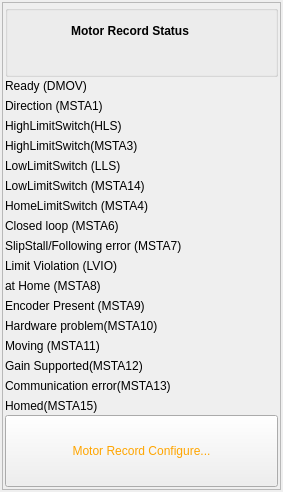
<?xml version="1.0" encoding="UTF-8"?>
<ui version="4.0">
 <class>Form</class>
 <widget class="QWidget" name="Form">
  <property name="geometry">
   <rect>
    <x>0</x>
    <y>0</y>
    <width>283</width>
    <height>492</height>
   </rect>
  </property>
  <property name="windowTitle">
   <string>Form</string>
  </property>
  <layout class="QVBoxLayout" name="verticalLayout_2">
   <property name="spacing">
    <number>0</number>
   </property>
   <property name="leftMargin">
    <number>2</number>
   </property>
   <property name="topMargin">
    <number>2</number>
   </property>
   <property name="rightMargin">
    <number>2</number>
   </property>
   <property name="bottomMargin">
    <number>2</number>
   </property>
   <item>
    <widget class="QFrame" name="frame">
     <property name="frameShape">
      <enum>QFrame::StyledPanel</enum>
     </property>
     <property name="frameShadow">
      <enum>QFrame::Raised</enum>
     </property>
     <layout class="QVBoxLayout" name="verticalLayout" stretch="0,17,0">
      <property name="spacing">
       <number>2</number>
      </property>
      <property name="leftMargin">
       <number>2</number>
      </property>
      <property name="topMargin">
       <number>2</number>
      </property>
      <property name="rightMargin">
       <number>2</number>
      </property>
      <property name="bottomMargin">
       <number>2</number>
      </property>
      <item>
       <widget class="QGroupBox" name="groupBox">
        <property name="title">
         <string/>
        </property>
        <property name="flat">
         <bool>false</bool>
        </property>
        <property name="checkable">
         <bool>false</bool>
        </property>
        <layout class="QGridLayout" name="gridLayout_4">
         <property name="leftMargin">
          <number>3</number>
         </property>
         <property name="topMargin">
          <number>3</number>
         </property>
         <property name="rightMargin">
          <number>3</number>
         </property>
         <property name="bottomMargin">
          <number>3</number>
         </property>
         <property name="spacing">
          <number>3</number>
         </property>
         <item row="1" column="1">
          <widget class="QEBitStatus" name="qebitstatus_37">
           <property name="sizePolicy">
            <sizepolicy hsizetype="Fixed" vsizetype="Preferred">
             <horstretch>0</horstretch>
             <verstretch>0</verstretch>
            </sizepolicy>
           </property>
           <property name="minimumSize">
            <size>
             <width>20</width>
             <height>20</height>
            </size>
           </property>
           <property name="maximumSize">
            <size>
             <width>20</width>
             <height>20</height>
            </size>
           </property>
           <property name="numberOfBits">
            <number>1</number>
           </property>
           <property name="shift">
            <number>0</number>
           </property>
           <property name="onColour">
            <color>
             <red>255</red>
             <green>0</green>
             <blue>0</blue>
            </color>
           </property>
           <property name="offColour">
            <color>
             <red>220</red>
             <green>255</green>
             <blue>220</blue>
            </color>
           </property>
           <property name="variable" stdset="0">
            <string>$(MOTOR):FAULT</string>
           </property>
           <property name="variableSubstitutions" stdset="0">
            <string/>
           </property>
          </widget>
         </item>
         <item row="1" column="0">
          <widget class="QELabel" name="qelabel_2">
           <property name="alignment">
            <set>Qt::AlignCenter</set>
           </property>
           <property name="variable" stdset="0">
            <string>$(MOTOR).DESC</string>
           </property>
           <property name="displayAlarmStateOption" stdset="0">
            <enum>QELabel::Always</enum>
           </property>
          </widget>
         </item>
         <item row="0" column="0">
          <widget class="QLabel" name="label_46">
           <property name="sizePolicy">
            <sizepolicy hsizetype="MinimumExpanding" vsizetype="Preferred">
             <horstretch>0</horstretch>
             <verstretch>0</verstretch>
            </sizepolicy>
           </property>
           <property name="minimumSize">
            <size>
             <width>0</width>
             <height>0</height>
            </size>
           </property>
           <property name="font">
            <font>
             <weight>75</weight>
             <bold>true</bold>
            </font>
           </property>
           <property name="text">
            <string>Motor Record Status</string>
           </property>
           <property name="alignment">
            <set>Qt::AlignCenter</set>
           </property>
          </widget>
         </item>
        </layout>
       </widget>
      </item>
      <item>
       <layout class="QGridLayout" name="gridLayout_3">
        <property name="spacing">
         <number>6</number>
        </property>
        <item row="2" column="0">
         <widget class="QLabel" name="label_64">
          <property name="text">
           <string>HighLimitSwitch(HLS)</string>
          </property>
         </widget>
        </item>
        <item row="2" column="1">
         <widget class="QEBitStatus" name="qebitstatus_28">
          <property name="sizePolicy">
           <sizepolicy hsizetype="Fixed" vsizetype="Preferred">
            <horstretch>0</horstretch>
            <verstretch>0</verstretch>
           </sizepolicy>
          </property>
          <property name="minimumSize">
           <size>
            <width>14</width>
            <height>14</height>
           </size>
          </property>
          <property name="maximumSize">
           <size>
            <width>14</width>
            <height>14</height>
           </size>
          </property>
          <property name="numberOfBits">
           <number>1</number>
          </property>
          <property name="shift">
           <number>0</number>
          </property>
          <property name="onColour">
           <color>
            <red>255</red>
            <green>0</green>
            <blue>0</blue>
           </color>
          </property>
          <property name="offColour">
           <color>
            <red>220</red>
            <green>255</green>
            <blue>223</blue>
           </color>
          </property>
          <property name="variable" stdset="0">
           <string>$(MOTOR).HLS</string>
          </property>
          <property name="variableSubstitutions" stdset="0">
           <string/>
          </property>
         </widget>
        </item>
        <item row="0" column="1">
         <widget class="QEBitStatus" name="qebitstatus_31">
          <property name="sizePolicy">
           <sizepolicy hsizetype="Fixed" vsizetype="Preferred">
            <horstretch>0</horstretch>
            <verstretch>0</verstretch>
           </sizepolicy>
          </property>
          <property name="minimumSize">
           <size>
            <width>14</width>
            <height>14</height>
           </size>
          </property>
          <property name="maximumSize">
           <size>
            <width>14</width>
            <height>14</height>
           </size>
          </property>
          <property name="numberOfBits">
           <number>1</number>
          </property>
          <property name="shift">
           <number>0</number>
          </property>
          <property name="onColour">
           <color>
            <red>0</red>
            <green>255</green>
            <blue>0</blue>
           </color>
          </property>
          <property name="offColour">
           <color>
            <red>255</red>
            <green>200</green>
            <blue>200</blue>
           </color>
          </property>
          <property name="variable" stdset="0">
           <string>$(MOTOR).DMOV</string>
          </property>
          <property name="variableSubstitutions" stdset="0">
           <string/>
          </property>
         </widget>
        </item>
        <item row="6" column="0">
         <widget class="QLabel" name="label_67">
          <property name="text">
           <string>HomeLimitSwitch (MSTA4)</string>
          </property>
         </widget>
        </item>
        <item row="11" column="1">
         <widget class="QEBitStatus" name="qebitstatus_13">
          <property name="sizePolicy">
           <sizepolicy hsizetype="Fixed" vsizetype="Preferred">
            <horstretch>0</horstretch>
            <verstretch>0</verstretch>
           </sizepolicy>
          </property>
          <property name="minimumSize">
           <size>
            <width>14</width>
            <height>14</height>
           </size>
          </property>
          <property name="maximumSize">
           <size>
            <width>14</width>
            <height>14</height>
           </size>
          </property>
          <property name="numberOfBits">
           <number>1</number>
          </property>
          <property name="shift">
           <number>8</number>
          </property>
          <property name="onColour">
           <color>
            <red>220</red>
            <green>255</green>
            <blue>220</blue>
           </color>
          </property>
          <property name="offColour">
           <color>
            <red>255</red>
            <green>0</green>
            <blue>0</blue>
           </color>
          </property>
          <property name="variable" stdset="0">
           <string>$(MOTOR).MSTA</string>
          </property>
          <property name="variableSubstitutions" stdset="0">
           <string/>
          </property>
         </widget>
        </item>
        <item row="14" column="0">
         <widget class="QLabel" name="HomedLabel_2">
          <property name="text">
           <string>Gain Supported(MSTA12)</string>
          </property>
         </widget>
        </item>
        <item row="7" column="0">
         <widget class="QLabel" name="label_69">
          <property name="text">
           <string>Closed loop (MSTA6)</string>
          </property>
         </widget>
        </item>
        <item row="6" column="1">
         <widget class="QEBitStatus" name="qebitstatus_34">
          <property name="sizePolicy">
           <sizepolicy hsizetype="Fixed" vsizetype="Preferred">
            <horstretch>0</horstretch>
            <verstretch>0</verstretch>
           </sizepolicy>
          </property>
          <property name="minimumSize">
           <size>
            <width>14</width>
            <height>14</height>
           </size>
          </property>
          <property name="maximumSize">
           <size>
            <width>14</width>
            <height>14</height>
           </size>
          </property>
          <property name="numberOfBits">
           <number>1</number>
          </property>
          <property name="shift">
           <number>3</number>
          </property>
          <property name="onColour">
           <color>
            <red>255</red>
            <green>0</green>
            <blue>0</blue>
           </color>
          </property>
          <property name="offColour">
           <color>
            <red>220</red>
            <green>255</green>
            <blue>223</blue>
           </color>
          </property>
          <property name="variable" stdset="0">
           <string>$(MOTOR).MSTA</string>
          </property>
          <property name="variableSubstitutions" stdset="0">
           <string/>
          </property>
         </widget>
        </item>
        <item row="5" column="1">
         <widget class="QEBitStatus" name="qebitstatus_36">
          <property name="sizePolicy">
           <sizepolicy hsizetype="Fixed" vsizetype="Preferred">
            <horstretch>0</horstretch>
            <verstretch>0</verstretch>
           </sizepolicy>
          </property>
          <property name="minimumSize">
           <size>
            <width>14</width>
            <height>14</height>
           </size>
          </property>
          <property name="maximumSize">
           <size>
            <width>14</width>
            <height>14</height>
           </size>
          </property>
          <property name="numberOfBits">
           <number>1</number>
          </property>
          <property name="shift">
           <number>13</number>
          </property>
          <property name="onColour">
           <color>
            <red>255</red>
            <green>0</green>
            <blue>0</blue>
           </color>
          </property>
          <property name="offColour">
           <color>
            <red>220</red>
            <green>255</green>
            <blue>223</blue>
           </color>
          </property>
          <property name="variable" stdset="0">
           <string>$(MOTOR).MSTA</string>
          </property>
          <property name="variableSubstitutions" stdset="0">
           <string/>
          </property>
         </widget>
        </item>
        <item row="12" column="0">
         <widget class="QLabel" name="label_73">
          <property name="text">
           <string>Hardware problem(MSTA10)</string>
          </property>
         </widget>
        </item>
        <item row="16" column="0">
         <widget class="QLabel" name="HomedLabel">
          <property name="text">
           <string>Homed(MSTA15)</string>
          </property>
         </widget>
        </item>
        <item row="0" column="0">
         <widget class="QLabel" name="label_70">
          <property name="text">
           <string>Ready (DMOV)</string>
          </property>
         </widget>
        </item>
        <item row="5" column="0">
         <widget class="QLabel" name="label_75">
          <property name="text">
           <string>LowLimitSwitch (MSTA14)</string>
          </property>
         </widget>
        </item>
        <item row="14" column="1">
         <widget class="QEBitStatus" name="HomedLED_2">
          <property name="sizePolicy">
           <sizepolicy hsizetype="Fixed" vsizetype="Fixed">
            <horstretch>0</horstretch>
            <verstretch>0</verstretch>
           </sizepolicy>
          </property>
          <property name="minimumSize">
           <size>
            <width>14</width>
            <height>14</height>
           </size>
          </property>
          <property name="maximumSize">
           <size>
            <width>14</width>
            <height>14</height>
           </size>
          </property>
          <property name="numberOfBits">
           <number>1</number>
          </property>
          <property name="shift">
           <number>11</number>
          </property>
          <property name="onColour">
           <color>
            <red>0</red>
            <green>255</green>
            <blue>0</blue>
           </color>
          </property>
          <property name="offColour">
           <color>
            <red>220</red>
            <green>255</green>
            <blue>220</blue>
           </color>
          </property>
          <property name="variable" stdset="0">
           <string>$(MOTOR).MSTA</string>
          </property>
          <property name="variableSubstitutions" stdset="0">
           <string/>
          </property>
          <property name="displayAlarmState">
           <bool>false</bool>
          </property>
         </widget>
        </item>
        <item row="9" column="0">
         <widget class="QLabel" name="label_10">
          <property name="text">
           <string>Limit Violation (LVIO)</string>
          </property>
         </widget>
        </item>
        <item row="9" column="1">
         <widget class="QEBitStatus" name="qebitstatus_11">
          <property name="sizePolicy">
           <sizepolicy hsizetype="Fixed" vsizetype="Fixed">
            <horstretch>0</horstretch>
            <verstretch>0</verstretch>
           </sizepolicy>
          </property>
          <property name="minimumSize">
           <size>
            <width>14</width>
            <height>14</height>
           </size>
          </property>
          <property name="maximumSize">
           <size>
            <width>14</width>
            <height>14</height>
           </size>
          </property>
          <property name="numberOfBits">
           <number>1</number>
          </property>
          <property name="onColour">
           <color>
            <red>255</red>
            <green>0</green>
            <blue>0</blue>
           </color>
          </property>
          <property name="offColour">
           <color>
            <red>220</red>
            <green>255</green>
            <blue>223</blue>
           </color>
          </property>
          <property name="variable" stdset="0">
           <string>$(MOTOR).LVIO</string>
          </property>
          <property name="variableSubstitutions" stdset="0">
           <string/>
          </property>
         </widget>
        </item>
        <item row="4" column="0">
         <widget class="QLabel" name="label_63">
          <property name="text">
           <string>LowLimitSwitch (LLS)</string>
          </property>
         </widget>
        </item>
        <item row="3" column="0">
         <widget class="QLabel" name="label_74">
          <property name="text">
           <string>HighLimitSwitch(MSTA3)</string>
          </property>
         </widget>
        </item>
        <item row="12" column="1">
         <widget class="QEBitStatus" name="qebitstatus_15">
          <property name="sizePolicy">
           <sizepolicy hsizetype="Fixed" vsizetype="Preferred">
            <horstretch>0</horstretch>
            <verstretch>0</verstretch>
           </sizepolicy>
          </property>
          <property name="minimumSize">
           <size>
            <width>14</width>
            <height>14</height>
           </size>
          </property>
          <property name="maximumSize">
           <size>
            <width>14</width>
            <height>14</height>
           </size>
          </property>
          <property name="numberOfBits">
           <number>1</number>
          </property>
          <property name="shift">
           <number>9</number>
          </property>
          <property name="onColour">
           <color>
            <red>255</red>
            <green>0</green>
            <blue>0</blue>
           </color>
          </property>
          <property name="offColour">
           <color>
            <red>220</red>
            <green>255</green>
            <blue>223</blue>
           </color>
          </property>
          <property name="variable" stdset="0">
           <string>$(MOTOR).MSTA</string>
          </property>
          <property name="variableSubstitutions" stdset="0">
           <string/>
          </property>
         </widget>
        </item>
        <item row="3" column="1">
         <widget class="QEBitStatus" name="qebitstatus_35">
          <property name="sizePolicy">
           <sizepolicy hsizetype="Fixed" vsizetype="Preferred">
            <horstretch>0</horstretch>
            <verstretch>0</verstretch>
           </sizepolicy>
          </property>
          <property name="minimumSize">
           <size>
            <width>14</width>
            <height>14</height>
           </size>
          </property>
          <property name="maximumSize">
           <size>
            <width>14</width>
            <height>14</height>
           </size>
          </property>
          <property name="numberOfBits">
           <number>1</number>
          </property>
          <property name="shift">
           <number>2</number>
          </property>
          <property name="onColour">
           <color>
            <red>255</red>
            <green>0</green>
            <blue>0</blue>
           </color>
          </property>
          <property name="offColour">
           <color>
            <red>220</red>
            <green>255</green>
            <blue>223</blue>
           </color>
          </property>
          <property name="variable" stdset="0">
           <string>$(MOTOR).MSTA</string>
          </property>
          <property name="variableSubstitutions" stdset="0">
           <string/>
          </property>
         </widget>
        </item>
        <item row="16" column="1">
         <widget class="QEBitStatus" name="HomedLED">
          <property name="sizePolicy">
           <sizepolicy hsizetype="Fixed" vsizetype="Fixed">
            <horstretch>0</horstretch>
            <verstretch>0</verstretch>
           </sizepolicy>
          </property>
          <property name="minimumSize">
           <size>
            <width>14</width>
            <height>14</height>
           </size>
          </property>
          <property name="maximumSize">
           <size>
            <width>14</width>
            <height>14</height>
           </size>
          </property>
          <property name="numberOfBits">
           <number>1</number>
          </property>
          <property name="shift">
           <number>14</number>
          </property>
          <property name="onColour">
           <color>
            <red>0</red>
            <green>255</green>
            <blue>0</blue>
           </color>
          </property>
          <property name="offColour">
           <color>
            <red>255</red>
            <green>128</green>
            <blue>128</blue>
           </color>
          </property>
          <property name="variable" stdset="0">
           <string>$(MOTOR).MSTA</string>
          </property>
          <property name="variableSubstitutions" stdset="0">
           <string/>
          </property>
          <property name="displayAlarmState">
           <bool>false</bool>
          </property>
         </widget>
        </item>
        <item row="4" column="1">
         <widget class="QEBitStatus" name="qebitstatus_32">
          <property name="sizePolicy">
           <sizepolicy hsizetype="Fixed" vsizetype="Preferred">
            <horstretch>0</horstretch>
            <verstretch>0</verstretch>
           </sizepolicy>
          </property>
          <property name="minimumSize">
           <size>
            <width>14</width>
            <height>14</height>
           </size>
          </property>
          <property name="maximumSize">
           <size>
            <width>14</width>
            <height>14</height>
           </size>
          </property>
          <property name="numberOfBits">
           <number>1</number>
          </property>
          <property name="shift">
           <number>0</number>
          </property>
          <property name="onColour">
           <color>
            <red>255</red>
            <green>0</green>
            <blue>0</blue>
           </color>
          </property>
          <property name="offColour">
           <color>
            <red>220</red>
            <green>255</green>
            <blue>223</blue>
           </color>
          </property>
          <property name="variable" stdset="0">
           <string>$(MOTOR).LLS</string>
          </property>
          <property name="variableSubstitutions" stdset="0">
           <string/>
          </property>
         </widget>
        </item>
        <item row="10" column="1">
         <widget class="QEBitStatus" name="qebitstatus_14">
          <property name="sizePolicy">
           <sizepolicy hsizetype="Fixed" vsizetype="Preferred">
            <horstretch>0</horstretch>
            <verstretch>0</verstretch>
           </sizepolicy>
          </property>
          <property name="minimumSize">
           <size>
            <width>14</width>
            <height>14</height>
           </size>
          </property>
          <property name="maximumSize">
           <size>
            <width>14</width>
            <height>14</height>
           </size>
          </property>
          <property name="numberOfBits">
           <number>1</number>
          </property>
          <property name="shift">
           <number>7</number>
          </property>
          <property name="onColour">
           <color>
            <red>255</red>
            <green>0</green>
            <blue>0</blue>
           </color>
          </property>
          <property name="offColour">
           <color>
            <red>220</red>
            <green>255</green>
            <blue>223</blue>
           </color>
          </property>
          <property name="variable" stdset="0">
           <string>$(MOTOR).MSTA</string>
          </property>
          <property name="variableSubstitutions" stdset="0">
           <string/>
          </property>
         </widget>
        </item>
        <item row="11" column="0">
         <widget class="QLabel" name="label_65">
          <property name="text">
           <string>Encoder Present (MSTA9)</string>
          </property>
         </widget>
        </item>
        <item row="15" column="1">
         <widget class="QEBitStatus" name="qebitstatus_10">
          <property name="sizePolicy">
           <sizepolicy hsizetype="Fixed" vsizetype="Preferred">
            <horstretch>0</horstretch>
            <verstretch>0</verstretch>
           </sizepolicy>
          </property>
          <property name="minimumSize">
           <size>
            <width>14</width>
            <height>14</height>
           </size>
          </property>
          <property name="maximumSize">
           <size>
            <width>14</width>
            <height>14</height>
           </size>
          </property>
          <property name="numberOfBits">
           <number>1</number>
          </property>
          <property name="shift">
           <number>12</number>
          </property>
          <property name="onColour">
           <color>
            <red>255</red>
            <green>0</green>
            <blue>0</blue>
           </color>
          </property>
          <property name="offColour">
           <color>
            <red>220</red>
            <green>255</green>
            <blue>223</blue>
           </color>
          </property>
          <property name="variable" stdset="0">
           <string>$(MOTOR).MSTA</string>
          </property>
          <property name="variableSubstitutions" stdset="0">
           <string/>
          </property>
         </widget>
        </item>
        <item row="8" column="1">
         <widget class="QEBitStatus" name="qebitstatus_29">
          <property name="sizePolicy">
           <sizepolicy hsizetype="Fixed" vsizetype="Preferred">
            <horstretch>0</horstretch>
            <verstretch>0</verstretch>
           </sizepolicy>
          </property>
          <property name="minimumSize">
           <size>
            <width>14</width>
            <height>14</height>
           </size>
          </property>
          <property name="maximumSize">
           <size>
            <width>14</width>
            <height>14</height>
           </size>
          </property>
          <property name="numberOfBits">
           <number>1</number>
          </property>
          <property name="shift">
           <number>6</number>
          </property>
          <property name="onColour">
           <color>
            <red>255</red>
            <green>0</green>
            <blue>0</blue>
           </color>
          </property>
          <property name="offColour">
           <color>
            <red>220</red>
            <green>255</green>
            <blue>223</blue>
           </color>
          </property>
          <property name="variable" stdset="0">
           <string>$(MOTOR).MSTA</string>
          </property>
          <property name="variableSubstitutions" stdset="0">
           <string/>
          </property>
         </widget>
        </item>
        <item row="1" column="1">
         <widget class="QEBitStatus" name="qebitstatus_33">
          <property name="sizePolicy">
           <sizepolicy hsizetype="Fixed" vsizetype="Preferred">
            <horstretch>0</horstretch>
            <verstretch>0</verstretch>
           </sizepolicy>
          </property>
          <property name="minimumSize">
           <size>
            <width>14</width>
            <height>14</height>
           </size>
          </property>
          <property name="maximumSize">
           <size>
            <width>14</width>
            <height>14</height>
           </size>
          </property>
          <property name="numberOfBits">
           <number>1</number>
          </property>
          <property name="shift">
           <number>0</number>
          </property>
          <property name="onColour">
           <color>
            <red>100</red>
            <green>100</green>
            <blue>255</blue>
           </color>
          </property>
          <property name="offColour">
           <color>
            <red>220</red>
            <green>220</green>
            <blue>0</blue>
           </color>
          </property>
          <property name="variable" stdset="0">
           <string>$(MOTOR).MSTA</string>
          </property>
          <property name="variableSubstitutions" stdset="0">
           <string/>
          </property>
         </widget>
        </item>
        <item row="8" column="0">
         <widget class="QLabel" name="label_72">
          <property name="text">
           <string>SlipStall/Following error (MSTA7)</string>
          </property>
         </widget>
        </item>
        <item row="1" column="0">
         <widget class="QLabel" name="label_66">
          <property name="text">
           <string>Direction (MSTA1)</string>
          </property>
         </widget>
        </item>
        <item row="10" column="0">
         <widget class="QLabel" name="label_56">
          <property name="text">
           <string>at Home (MSTA8)</string>
          </property>
         </widget>
        </item>
        <item row="15" column="0">
         <widget class="QLabel" name="label_68">
          <property name="text">
           <string>Communication error(MSTA13)</string>
          </property>
         </widget>
        </item>
        <item row="13" column="0">
         <widget class="QLabel" name="HomedLabel_3">
          <property name="text">
           <string>Moving (MSTA11)</string>
          </property>
         </widget>
        </item>
        <item row="13" column="1">
         <widget class="QEBitStatus" name="qebitstatus_16">
          <property name="sizePolicy">
           <sizepolicy hsizetype="Fixed" vsizetype="Preferred">
            <horstretch>0</horstretch>
            <verstretch>0</verstretch>
           </sizepolicy>
          </property>
          <property name="minimumSize">
           <size>
            <width>14</width>
            <height>14</height>
           </size>
          </property>
          <property name="maximumSize">
           <size>
            <width>14</width>
            <height>14</height>
           </size>
          </property>
          <property name="numberOfBits">
           <number>1</number>
          </property>
          <property name="shift">
           <number>10</number>
          </property>
          <property name="onColour">
           <color>
            <red>255</red>
            <green>0</green>
            <blue>0</blue>
           </color>
          </property>
          <property name="offColour">
           <color>
            <red>220</red>
            <green>255</green>
            <blue>223</blue>
           </color>
          </property>
          <property name="variable" stdset="0">
           <string>$(MOTOR).MSTA</string>
          </property>
          <property name="variableSubstitutions" stdset="0">
           <string/>
          </property>
         </widget>
        </item>
        <item row="7" column="1">
         <widget class="QEBitStatus" name="HomedLED_3">
          <property name="sizePolicy">
           <sizepolicy hsizetype="Fixed" vsizetype="Fixed">
            <horstretch>0</horstretch>
            <verstretch>0</verstretch>
           </sizepolicy>
          </property>
          <property name="minimumSize">
           <size>
            <width>14</width>
            <height>14</height>
           </size>
          </property>
          <property name="maximumSize">
           <size>
            <width>14</width>
            <height>14</height>
           </size>
          </property>
          <property name="numberOfBits">
           <number>1</number>
          </property>
          <property name="shift">
           <number>5</number>
          </property>
          <property name="onColour">
           <color>
            <red>0</red>
            <green>255</green>
            <blue>0</blue>
           </color>
          </property>
          <property name="offColour">
           <color>
            <red>0</red>
            <green>0</green>
            <blue>0</blue>
           </color>
          </property>
          <property name="variable" stdset="0">
           <string>$(MOTOR).MSTA</string>
          </property>
          <property name="variableSubstitutions" stdset="0">
           <string/>
          </property>
          <property name="displayAlarmState">
           <bool>false</bool>
          </property>
         </widget>
        </item>
       </layout>
      </item>
      <item>
       <widget class="QEPushButton" name="configureButton_2">
        <property name="sizePolicy">
         <sizepolicy hsizetype="Minimum" vsizetype="Minimum">
          <horstretch>0</horstretch>
          <verstretch>0</verstretch>
         </sizepolicy>
        </property>
        <property name="toolTip">
         <string>Engineering screen...</string>
        </property>
        <property name="text">
         <string>Motor Record Configure...</string>
        </property>
        <property name="visible" stdset="0">
         <bool>true</bool>
        </property>
        <property name="styleSheet">
         <string notr="true">QPushButton {color: orange }</string>
        </property>
        <property name="userLevelUserStyle" stdset="0">
         <string>QPushButton {color: orange }</string>
        </property>
        <property name="userLevelScientistStyle" stdset="0">
         <string>QPushButton {color: orange }</string>
        </property>
        <property name="userLevelEngineerStyle" stdset="0">
         <string>QPushButton {color: orange }</string>
        </property>
        <property name="userLevelEnabled" stdset="0">
         <enum>QEPushButton::User</enum>
        </property>
        <property name="guiFile" stdset="0">
         <string>ppmacMrecSetup.ui</string>
        </property>
        <property name="creationOption" stdset="0">
         <enum>QEPushButton::NewWindow</enum>
        </property>
       </widget>
      </item>
     </layout>
    </widget>
   </item>
  </layout>
 </widget>
 <customwidgets>
  <customwidget>
   <class>QEBitStatus</class>
   <extends>QBitStatus</extends>
   <header>QEBitStatus.h</header>
  </customwidget>
  <customwidget>
   <class>QELabel</class>
   <extends>QLabel</extends>
   <header>QELabel.h</header>
  </customwidget>
  <customwidget>
   <class>QEPushButton</class>
   <extends>QPushButton</extends>
   <header>QEPushButton.h</header>
  </customwidget>
  <customwidget>
   <class>QBitStatus</class>
   <extends>QWidget</extends>
   <header>QBitStatus.h</header>
  </customwidget>
 </customwidgets>
 <resources/>
 <connections/>
</ui>
